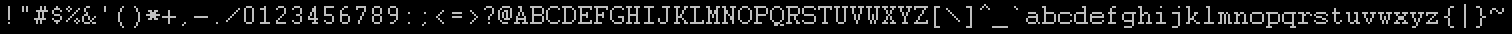
#> input picture ocr/r2.png, 756 x 17 px (shown 2 times larger)
$ python match_fixed.py
#> lines starting #> are read from the running program, lines starting #| are printed output that depends on the picture; after the words box and inside, x2 and y2 are one past the last pixel; in counts of white or black regions, pixels touching at a corner belong together
#!/usr/bin/env python3
"""
match_fixed.py - Match s2 patterns against r2 reference by scaling both to same size.

Instead of sliding a 17-row reference over a 30-row s2 pattern (which creates
bias toward sparse chars like '.'), we:
1. Find the content bounding box of the s2 pattern
2. Crop to content rows only
3. Scale both reference and s2 content to a fixed size (17x16)
4. Compare by SSD

This avoids the "slide into blank region" artifact.
"""
import hashlib, json
import numpy as np
from PIL import Image
from pathlib import Path

B45_ALPHA = '0123456789ABCDEFGHIJKLMNOPQRSTUVWXYZ $%*+-./:'
B45_MAP = {c: i for i, c in enumerate(B45_ALPHA)}
B45_SET = set(B45_ALPHA)

REF_CHARS = [chr(c) for c in range(33, 127)]
CHAR_W, CHAR_H = 8, 17


def load_ref(path):
    """Load r2.png reference chars. Returns list of (char, 17x8 binary array)."""
#> called with path = 'r2.png'
    img = Image.open(path).convert('L')
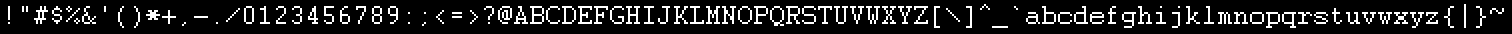
#> img: PIL image 756x17 L (shown 2 times larger); values 0 (black) and 191 (white), 12.5% white in thin lines or dots, all inside (x1, y1, x2, y2) = (4, 2, 752, 14)
    arr = (np.array(img) > 50).astype(np.float32)
    refs = []
    for idx, ch in enumerate(REF_CHARS):
        if ch not in B45_SET:
            continue
        c0 = idx * CHAR_W
        cell = arr[:, c0:c0+CHAR_W]  # 17x8
        refs.append((ch, cell))
#> after the loop, refs = 44 items
    return refs


# [42 lines left out: functions content_rows, normalize_pattern, compare_normalized, not called in this run]


def binarize(p):
    return (np.array(Image.open(p).convert('L')) >= 128).astype(np.uint8)


def ghash(arr):
    return hashlib.sha256(arr.tobytes()).hexdigest()[:16]


def main():
    import argparse
    ap = argparse.ArgumentParser()
    ap.add_argument('--ref', default='r2.png')
    ap.add_argument('--glyphs', default='glyphs')
    ap.add_argument('--skip-row', type=int, default=53)
    ap.add_argument('--out', default='/tmp/final_hash_labels_fixed.json')
    ap.add_argument('--top-k', type=int, default=5)
    ap.add_argument('--target-h', type=int, default=17)
    ap.add_argument('--target-w', type=int, default=8)
    args = ap.parse_args()

    print("Loading reference chars from", args.ref)
    refs = load_ref(args.ref)
#> refs = 44 items
    print(f"  {len(refs)} B45 reference chars")
#|   44 B45 reference chars

    # Load all unique s2 patterns
    glyph_dir = Path(args.glyphs)
    hash_counts = {}
    hash_to_arr = {}
    hash_to_example = {}

    for f in sorted(glyph_dir.glob('*.png')):
        col, row = map(int, f.stem.split('-'))
        if row == args.skip_row:
            continue
        arr = binarize(f)
        h = ghash(arr)
        hash_counts[h] = hash_counts.get(h, 0) + 1
        if h not in hash_to_arr:
            hash_to_arr[h] = arr.astype(np.float32)
            hash_to_example[h] = f.name

    print(f"  {len(hash_counts)} unique patterns")

    results = {}
    print("\nMatching with normalized comparison:")
    print(f"{'hash':18} {'count':6} {'char':4} {'top-k'}")
    print("-" * 80)

    for h in sorted(hash_counts, key=lambda x: -hash_counts[x]):
        count = hash_counts[h]
        arr = hash_to_arr[h]
        scores = compare_normalized(arr, refs, args.target_h, args.target_w)
        best_char = scores[0][1]
        top_k = [(ch, f"{ssd:.1f}") for ssd, ch in scores[:args.top_k]]
        results[h] = {
            'char': best_char,
            'count': count,
            'top_k': top_k,
            'example': hash_to_example[h],
        }
        top_str = '  '.join(f"{ch}:{ssd}" for ch, ssd in top_k)
        print(f"  {h} {count:6d} {best_char!r:4} {top_str}")
#> after the loop, results = 0 items

    # Save
    hash_to_char = {h: r['char'] for h, r in results.items()}
#> hash_to_char = 0 items
    with open(args.out, 'w') as f:
        json.dump(hash_to_char, f, indent=2)
    print(f"\nSaved {args.out}")

    # Show invalid triple count
    print("\nChecking invalid triples...")
    grid = {}
    for f in sorted(glyph_dir.glob('*.png')):
        col, row = map(int, f.stem.split('-'))
        if row >= 53:
            continue
        arr = binarize(f)
        h = ghash(arr)
        grid[(row, col)] = hash_to_char.get(h, '?')

    lines = []
    for row in range(53):
        line = ''.join(grid.get((row, col), '?') for col in range(185))
        lines.append(line)
    lines[52] = lines[52].rstrip()
    text = ''.join(lines)

    bad = sum(1 for i in range(0, len(text)-2, 3)
              if B45_MAP.get(text[i], 0) + B45_MAP.get(text[i+1], 0)*45 +
              B45_MAP.get(text[i+2], 0)*2025 > 0xFFFF)
    print(f"Invalid triples: {bad}/{len(text)//3} ({100*bad/(len(text)//3):.1f}%)")


if __name__ == '__main__':
    main()
